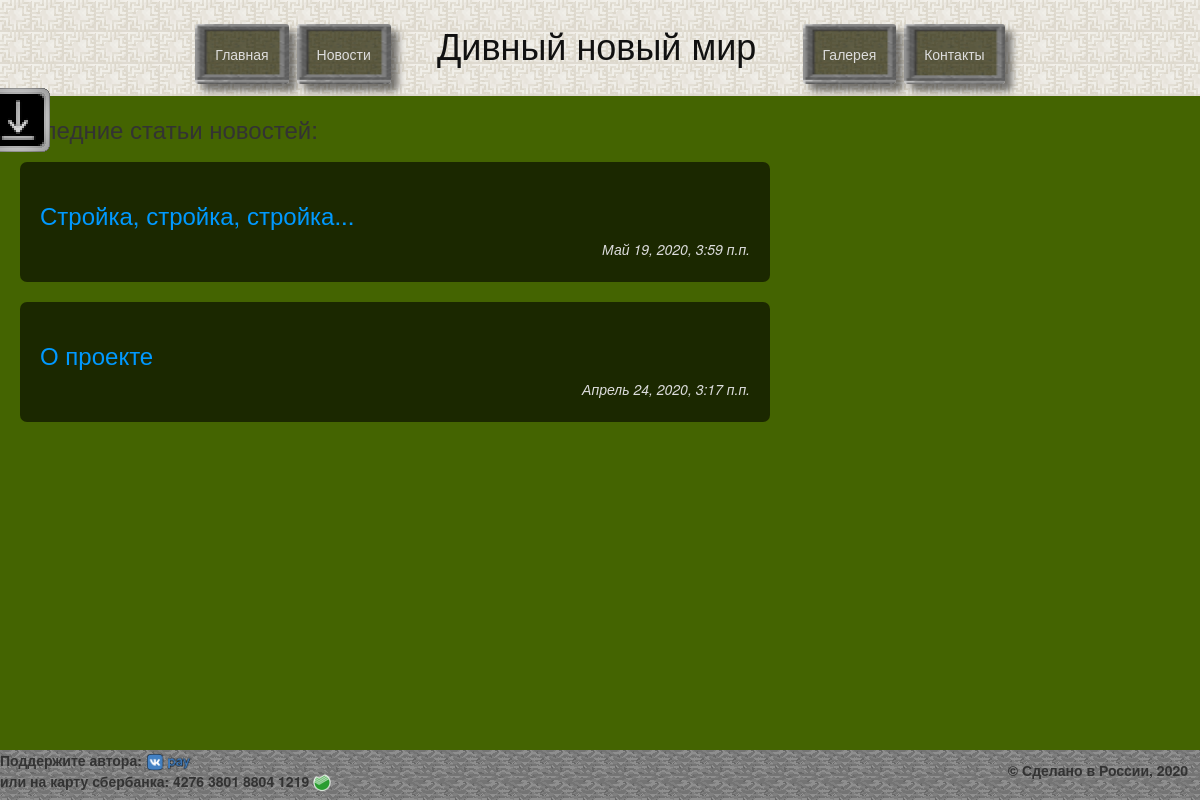
Page /news/ on the committed database.
### MyMapSite/apps/MyMapView/models.py (models this page shows, shortened)
class Showcode(models.Model):
    MyMapView_title = models.CharField('название статьи', max_length = 100)
    MyMapView_text = models.TextField('текст статьи')
    Pub_date = models.DateTimeField('дата публикации', default=timezone.now)
    class Meta:
        verbose_name = 'Статья'
        verbose_name_plural = 'Статьи'

### MyMapSite/apps/MyMapView/views.py (the view)
# urls.py: path('news/', views.index, name='index'),
def index(request):
    latest_showcodes_list = Showcode.objects.order_by('-Pub_date')
    return render(request, 'MyMapView/list.html', {'latest_showcodes_list': latest_showcodes_list})

### MyMapSite/templates/MyMapView/list.html (shortened to what this page needs)
{% extends 'base.html' %}
{% block content %}
    {% if latest_showcodes_list %}
    <h3>Последние статьи новостей:</h3>
        {% for a in latest_showcodes_list %}
            <div class="info_block" id="spisok_stastey">
                <a href="{% url 'MyMapView:detail' a.id %}"><h3>{{a.MyMapView_title}}</h3></a>
                <em class="pubdata">{{a.Pub_date}}</em><br>
            </div>
        {% endfor %}
    {% else %}
        Статьи не найдены(
    {% endif %}
{% endblock %}

### MyMapSite/apps/MyMapView/static/css/MyMapView.css (style rules this page uses)
body { background: url('../img/backgr.jpg') #446401 no-repeat; background-attachment: fixed; background-size: 100% }
a { color: #0099FF; }
#spisok_stastey { height: 120px; width: 750px; margin: 20px; }
.pubdata { display: block; text-align: right; }
.info_block { margin: 25px auto; background: rgba(0, 0, 0, 0.6) center no-repeat; color: #DDDDDD; width: 75%; padding: 20px; border-radius: 7px; }

### rows in the picture
Showcode: MyMapView_title "Стройка, стройка, стройка...", Pub_date "Май 19, 2020, 3:59 п.п."
Showcode: MyMapView_title "О проекте", Pub_date "Апрель 24, 2020, 3:17 п.п."
